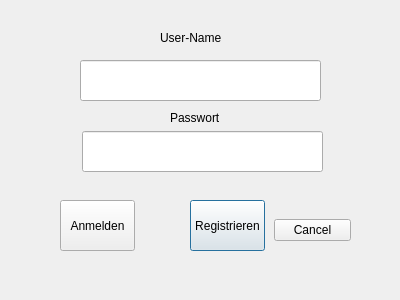
<?xml version="1.0" encoding="UTF-8"?>
<ui version="4.0">
 <class>login_frm</class>
 <widget class="QDialog" name="login_frm">
  <property name="geometry">
   <rect>
    <x>0</x>
    <y>0</y>
    <width>400</width>
    <height>300</height>
   </rect>
  </property>
  <property name="windowTitle">
   <string notr="true">Login</string>
  </property>
  <widget class="QPushButton" name="loginbtn">
   <property name="geometry">
    <rect>
     <x>60</x>
     <y>200</y>
     <width>75</width>
     <height>51</height>
    </rect>
   </property>
   <property name="font">
    <font>
     <stylestrategy>PreferDefault</stylestrategy>
    </font>
   </property>
   <property name="mouseTracking">
    <bool>false</bool>
   </property>
   <property name="tabletTracking">
    <bool>false</bool>
   </property>
   <property name="text">
    <string>Anmelden</string>
   </property>
   <property name="default">
    <bool>true</bool>
   </property>
  </widget>
  <widget class="QPushButton" name="Register">
   <property name="geometry">
    <rect>
     <x>190</x>
     <y>200</y>
     <width>75</width>
     <height>51</height>
    </rect>
   </property>
   <property name="text">
    <string>Registrieren</string>
   </property>
   <property name="default">
    <bool>true</bool>
   </property>
  </widget>
  <widget class="QDialogButtonBox" name="testbutton">
   <property name="geometry">
    <rect>
     <x>274</x>
     <y>200</y>
     <width>77</width>
     <height>61</height>
    </rect>
   </property>
   <property name="standardButtons">
    <set>QDialogButtonBox::Cancel</set>
   </property>
  </widget>
  <widget class="QLabel" name="label">
   <property name="geometry">
    <rect>
     <x>160</x>
     <y>30</y>
     <width>61</width>
     <height>16</height>
    </rect>
   </property>
   <property name="text">
    <string>User-Name</string>
   </property>
  </widget>
  <widget class="QLabel" name="label_2">
   <property name="geometry">
    <rect>
     <x>170</x>
     <y>110</y>
     <width>49</width>
     <height>16</height>
    </rect>
   </property>
   <property name="text">
    <string>Passwort</string>
   </property>
  </widget>
  <widget class="QLineEdit" name="lineEdit">
   <property name="geometry">
    <rect>
     <x>82</x>
     <y>131</y>
     <width>241</width>
     <height>41</height>
    </rect>
   </property>
   <property name="echoMode">
    <enum>QLineEdit::Password</enum>
   </property>
  </widget>
  <widget class="QLineEdit" name="lineEdit_2">
   <property name="geometry">
    <rect>
     <x>80</x>
     <y>60</y>
     <width>241</width>
     <height>41</height>
    </rect>
   </property>
   <property name="echoMode">
    <enum>QLineEdit::Normal</enum>
   </property>
  </widget>
 </widget>
 <tabstops>
  <tabstop>lineEdit_2</tabstop>
  <tabstop>lineEdit</tabstop>
  <tabstop>loginbtn</tabstop>
  <tabstop>Register</tabstop>
 </tabstops>
 <resources/>
 <connections/>
</ui>
